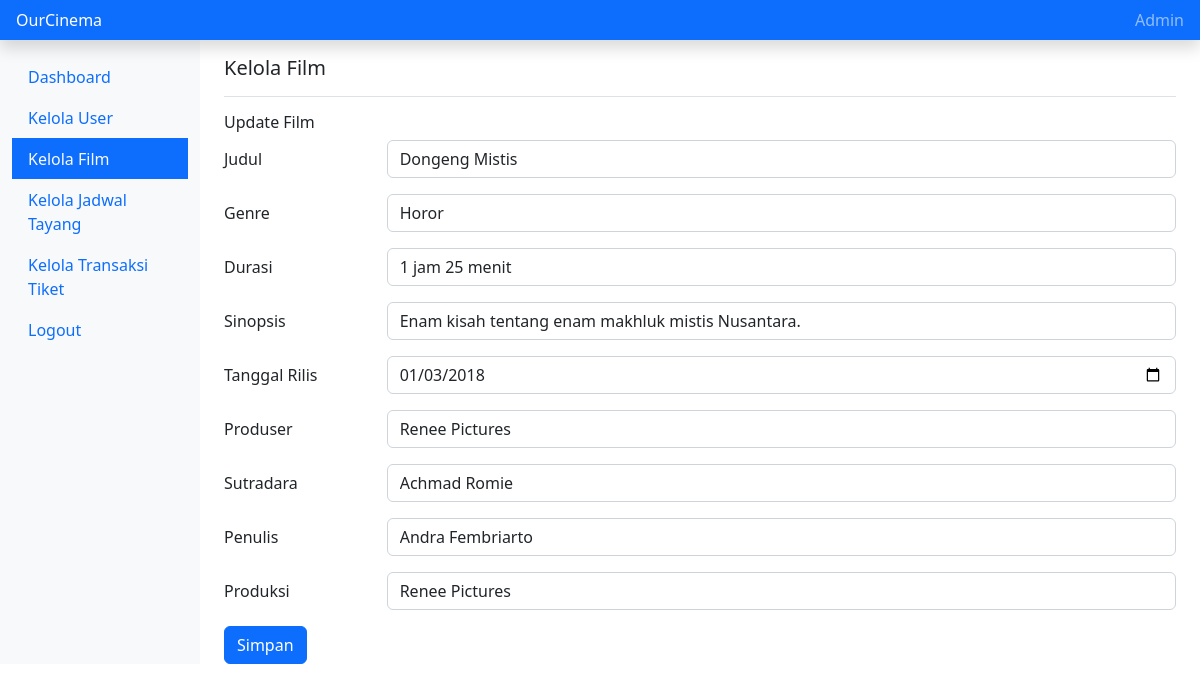
Page /update_film.php?IdFilm=410009 (signed in) on the committed database.
### tables this page shows
CREATE TABLE `film` (
  `id_film` int(11) NOT NULL,
  `judul` varchar(30) NOT NULL,
  `genre` varchar(15) NOT NULL,
  `gambar` mediumblob NOT NULL,
  `durasi` varchar(20) NOT NULL,
  `sinopsis` varchar(300) DEFAULT NULL,
  `tanggal_rilis` date NOT NULL,
  `produser` varchar(20) DEFAULT NULL,
  `penulis` varchar(20) DEFAULT NULL,
  `sutradara` varchar(20) DEFAULT NULL,
  `produksi` varchar(20) DEFAULT NULL
);

### update_film.php (the view, shortened to what this page needs)
<?php
require "konek.php";
$id_film = $_GET['IdFilm'];
$sql_read = "SELECT * FROM film WHERE id_film='$id_film'";
$execute_read = mysqli_query($mysqli, $sql_read);
$result_read = mysqli_fetch_assoc($execute_read);
?>
<!doctype html>
<html lang="en">
  <head>
    <link href="https://cdn.jsdelivr.net/npm/bootstrap@5.2.2/dist/css/bootstrap.min.css" rel="stylesheet">
</head>
  <body>
    <header class="navbar navbar-dark sticky-top bg-primary flex-md-nowrap p-0 shadow">
        <a class="navbar-brand col-md-3 col-lg-2 me-0 px-3 fs-6" href="#">OurCinema</a>
        <div class="navbar-nav">
          <div class="nav-item text-nowrap">
            <a class="nav-link px-3" href="#">Admin</a>
          </div>
        </div>
      </header>
      <div class="container-fluid">
        <div class="row">
          <nav id="sidebarMenu" class="col-md-3 col-lg-2 d-md-block bg-light sidebar collapse">
            <div class="position-sticky pt-3 sidebar-sticky">
              <ul class="nav flex-column">
                <li class="nav-item">
                  <a class="nav-link active" aria-current="page" href="home_admin.php">
                    Dashboard
                  </a>
                </li>
                <li class="nav-item">
                  <a class="nav-link" href="kelola_user.php">
                    Kelola User
                  </a>
                </li>
                <li class="nav-item">
                  <a class="nav-link bg-primary text-light" href="kelola_film.php">
                    Kelola Film
                  </a>
                </li>
                <li class="nav-item">
                  <a class="nav-link" href="kelola_jadwal.php">
                    Kelola Jadwal Tayang
                  </a>
                </li>
                <li class="nav-item">
                  <a class="nav-link" href="kelola_transaksi_tiket.php">
                    Kelola Transaksi Tiket
                  </a>
                </li>
                <li class="nav-item">
                  <a class="nav-link" href="logout_admin.php">
                    Logout
                  </a>
                </li>
              </ul>
            </div>
          </nav>
          <main class="col-md-9 ms-sm-auto col-lg-10 px-md-4">
            <div class="d-flex justify-content-between flex-wrap flex-md-nowrap align-items-center pt-3 pb-2 mb-3 border-bottom">
              <h3 class="h5">Kelola Film</h3>
            </div>
        <form method=post action="<?php $_SERVER['PHP_SELF']?>" enctype="multipart/form-data">
        <h6 class="h6">Update Film</h6>
            <div class="row mb-3">
            <label for="inputJudul" class="col-sm-2 col-form-label">Judul</label>
            <div class="col-sm-10">
              <input type="text" name="judul" class="form-control" id="inputJudul" value="<?=$result_read['judul']?>">
            </div>
        </div>
        <div class="row mb-3">
            <label for="inputGenre" class="col-sm-2 col-form-label">Genre</label>
            <div class="col-sm-10">
              <input type="text" name="genre" class="form-control" id="inputGenre" value="<?=$result_read['genre']?>">
            </div>
        </div>
        <div class="row mb-3">
            <label for="inputDurasi" class="col-sm-2 col-form-label">Durasi</label>
            <div class="col-sm-10">
              <input type="text" name="durasi" class="form-control" id="inputDurasi" value="<?=$result_read['durasi']?>">
            </div>
        </div>
        <div class="row mb-3">
            <label for="inputGenre" class="col-sm-2 col-form-label">Sinopsis</label>
            <div class="col-sm-10">
              <input type="text" name="sinopsis" class="form-control" id="inputGenre" value="<?=$result_read['sinopsis']?>">
            </div>
        </div>
        <div class="row mb-3">
            <label for="inputDurasi" class="col-sm-2 col-form-label">Tanggal Rilis</label>
            <div class="col-sm-10">
              <input type="date" name="tanggal_rilis" class="form-control" id="inputDurasi" value="<?=$result_read['tanggal_rilis']?>">
            </div>
        </div>
        <div class="row mb-3">
            <label for="inputGenre" class="col-sm-2 col-form-label">Produser</label>
            <div class="col-sm-10">
              <input type="text" name="produser" class="form-control" id="inputGenre" value="<?=$result_read['produser']?>">
            </div>
        </div>
        <div class="row mb-3">
            <label for="inputDurasi" class="col-sm-2 col-form-label">Sutradara</label>
            <div class="col-sm-10">
              <input type="text" name="sutradara" class="form-control" id="inputDurasi" value="<?=$result_read['sutradara']?>">
            </div>
        </div>
        <div class="row mb-3">
            <label for="inputGenre" class="col-sm-2 col-form-label">Penulis</label>
            <div class="col-sm-10">
              <input type="text" name="penulis" class="form-control" id="inputGenre" value="<?=$result_read['penulis']?>">
            </div>
        </div>
        <div class="row mb-3">
            <label for="inputDurasi" class="col-sm-2 col-form-label">Produksi</label>
            <div class="col-sm-10">
              <input type="text" name="produksi" class="form-control" id="inputDurasi" value="<?=$result_read['produksi']?>">
            </div>
        </div>
        <button type="submit" class="btn btn-primary" name="update">Simpan</button>
    </form>
          </main>
        </div>
    </div>
</body>
</html>

### rows in the picture
film: judul "Dongeng Mistis", genre "Horor", durasi "1 jam 25 menit", sinopsis "Enam kisah tentang enam makhluk mistis Nusantara.", tanggal_rilis "01/03/2018", produser "Renee Pictures", sutradara "Achmad Romie", penulis "Andra Fembriarto", produksi "Renee Pictures"
